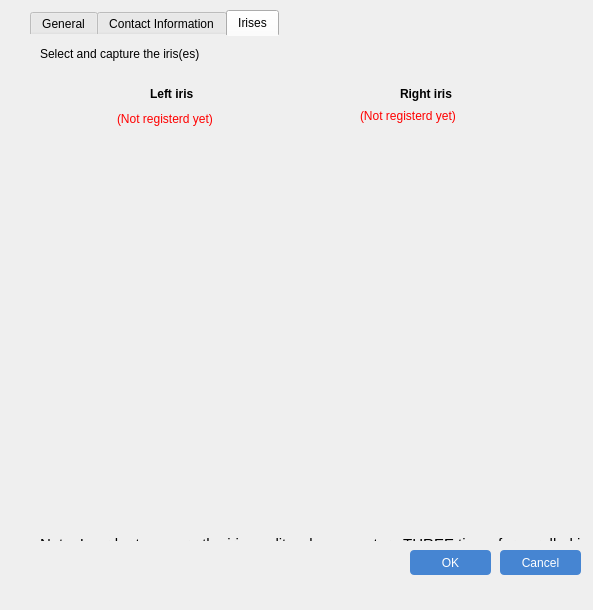
<?xml version="1.0" encoding="UTF-8"?>
<ui version="4.0">
 <class>DialogFormEmployeeClass</class>
 <widget class="QDialog" name="DialogFormEmployeeClass">
  <property name="geometry">
   <rect>
    <x>0</x>
    <y>0</y>
    <width>593</width>
    <height>610</height>
   </rect>
  </property>
  <property name="windowTitle">
   <string>DialogFormEmployee</string>
  </property>
  <widget class="QTabWidget" name="tabWidget">
   <property name="geometry">
    <rect>
     <x>30</x>
     <y>10</y>
     <width>551</width>
     <height>531</height>
    </rect>
   </property>
   <property name="styleSheet">
    <string notr="true">QTabWidget::pane { background: transparent; border: none;}
</string>
   </property>
   <property name="currentIndex">
    <number>2</number>
   </property>
   <widget class="QWidget" name="tab">
    <attribute name="icon">
     <iconset>
      <normaloff>../icon/general.png</normaloff>../icon/general.png</iconset>
    </attribute>
    <attribute name="title">
     <string>General</string>
    </attribute>
    <widget class="QWidget" name="formLayoutWidget">
     <property name="geometry">
      <rect>
       <x>10</x>
       <y>0</y>
       <width>521</width>
       <height>351</height>
      </rect>
     </property>
     <layout class="QFormLayout" name="formLayout">
      <item row="0" column="0">
       <layout class="QVBoxLayout" name="verticalLayout"/>
      </item>
      <item row="1" column="0">
       <widget class="QLabel" name="label_9">
        <property name="text">
         <string>ID (*)</string>
        </property>
       </widget>
      </item>
      <item row="1" column="1">
       <widget class="QLineEdit" name="id">
        <property name="styleSheet">
         <string notr="true">height: 25px;</string>
        </property>
       </widget>
      </item>
      <item row="2" column="0">
       <widget class="QLabel" name="label_8">
        <property name="text">
         <string>First name (*)</string>
        </property>
       </widget>
      </item>
      <item row="2" column="1">
       <widget class="QLineEdit" name="first_name">
        <property name="styleSheet">
         <string notr="true">height: 25px;</string>
        </property>
       </widget>
      </item>
      <item row="3" column="0">
       <widget class="QLabel" name="label_7">
        <property name="text">
         <string>Last name (*)</string>
        </property>
       </widget>
      </item>
      <item row="3" column="1">
       <widget class="QLineEdit" name="last_name">
        <property name="styleSheet">
         <string notr="true">height: 25px;</string>
        </property>
       </widget>
      </item>
      <item row="4" column="0">
       <widget class="QCheckBox" name="is_allow_password">
        <property name="text">
         <string>Allow to use password</string>
        </property>
       </widget>
      </item>
      <item row="5" column="0">
       <widget class="QLabel" name="label_5">
        <property name="text">
         <string>Password</string>
        </property>
       </widget>
      </item>
      <item row="5" column="1">
       <widget class="QLineEdit" name="password">
        <property name="styleSheet">
         <string notr="true">height: 25px;</string>
        </property>
       </widget>
      </item>
      <item row="6" column="0">
       <widget class="QLabel" name="label_3">
        <property name="text">
         <string>Comfirm password</string>
        </property>
       </widget>
      </item>
      <item row="6" column="1">
       <widget class="QLineEdit" name="confirm_password">
        <property name="styleSheet">
         <string notr="true">height: 25px;</string>
        </property>
       </widget>
      </item>
      <item row="7" column="0">
       <widget class="QLabel" name="label_2">
        <property name="text">
         <string>Department</string>
        </property>
       </widget>
      </item>
      <item row="7" column="1">
       <widget class="QComboBox" name="department"/>
      </item>
      <item row="8" column="0">
       <widget class="QLabel" name="label_4">
        <property name="text">
         <string>Date of birth</string>
        </property>
       </widget>
      </item>
      <item row="8" column="1">
       <widget class="QDateEdit" name="date_of_birth"/>
      </item>
      <item row="9" column="0">
       <widget class="QLabel" name="label">
        <property name="text">
         <string>Start Working Date</string>
        </property>
       </widget>
      </item>
      <item row="9" column="1">
       <widget class="QDateEdit" name="start_date_of_work"/>
      </item>
      <item row="10" column="0">
       <widget class="QCheckBox" name="is_enabled">
        <property name="text">
         <string>Employee is disabled</string>
        </property>
       </widget>
      </item>
     </layout>
    </widget>
    <widget class="QLabel" name="label_13">
     <property name="geometry">
      <rect>
       <x>10</x>
       <y>350</y>
       <width>55</width>
       <height>16</height>
      </rect>
     </property>
     <property name="text">
      <string>Photo</string>
     </property>
    </widget>
    <widget class="QGraphicsView" name="avatar">
     <property name="geometry">
      <rect>
       <x>30</x>
       <y>370</y>
       <width>121</width>
       <height>111</height>
      </rect>
     </property>
    </widget>
    <widget class="QPushButton" name="select_avatar">
     <property name="geometry">
      <rect>
       <x>160</x>
       <y>370</y>
       <width>80</width>
       <height>25</height>
      </rect>
     </property>
     <property name="styleSheet">
      <string notr="true">QPushButton {
	text-align: center;
	color: #fff;
	background-color: rgba(70, 133, 210, 1);
	border-radius: 4px;
}

QPushButton:hover {
	background-color: rgba(70, 133, 210, 0.7);
}</string>
     </property>
     <property name="text">
      <string>Browse ...</string>
     </property>
    </widget>
    <widget class="QPushButton" name="delete_avatar">
     <property name="geometry">
      <rect>
       <x>160</x>
       <y>400</y>
       <width>80</width>
       <height>25</height>
      </rect>
     </property>
     <property name="styleSheet">
      <string notr="true">QPushButton {
	text-align: center;
	color: #fff;
	background-color: rgba(70, 133, 210, 1);
	border-radius: 4px;
}

QPushButton:hover {
	background-color: rgba(70, 133, 210, 0.7);
}</string>
     </property>
     <property name="text">
      <string>Clear photo</string>
     </property>
    </widget>
   </widget>
   <widget class="QWidget" name="tab_2">
    <attribute name="icon">
     <iconset>
      <normaloff>../icon/contact.png</normaloff>../icon/contact.png</iconset>
    </attribute>
    <attribute name="title">
     <string>Contact Information</string>
    </attribute>
    <widget class="QWidget" name="formLayoutWidget_2">
     <property name="geometry">
      <rect>
       <x>10</x>
       <y>0</y>
       <width>521</width>
       <height>231</height>
      </rect>
     </property>
     <layout class="QFormLayout" name="formLayout_2">
      <item row="0" column="0">
       <layout class="QVBoxLayout" name="verticalLayout_2"/>
      </item>
      <item row="1" column="0">
       <widget class="QLabel" name="label_10">
        <property name="text">
         <string>Email</string>
        </property>
       </widget>
      </item>
      <item row="1" column="1">
       <widget class="QLineEdit" name="email">
        <property name="styleSheet">
         <string notr="true">height: 25px;</string>
        </property>
       </widget>
      </item>
      <item row="2" column="0">
       <widget class="QLabel" name="label_11">
        <property name="text">
         <string>Phone</string>
        </property>
       </widget>
      </item>
      <item row="2" column="1">
       <widget class="QLineEdit" name="phone_number">
        <property name="styleSheet">
         <string notr="true">height: 25px;</string>
        </property>
       </widget>
      </item>
      <item row="3" column="0">
       <widget class="QLabel" name="label_12">
        <property name="text">
         <string>Cell phone</string>
        </property>
       </widget>
      </item>
      <item row="3" column="1">
       <widget class="QLineEdit" name="cell_phone">
        <property name="styleSheet">
         <string notr="true">height: 25px;</string>
        </property>
       </widget>
      </item>
      <item row="4" column="0">
       <widget class="QLabel" name="label_6">
        <property name="text">
         <string>Address</string>
        </property>
       </widget>
      </item>
      <item row="4" column="1">
       <widget class="QTextEdit" name="address"/>
      </item>
     </layout>
    </widget>
   </widget>
   <widget class="QWidget" name="tab_3">
    <attribute name="icon">
     <iconset>
      <normaloff>../icon/eye.png</normaloff>../icon/eye.png</iconset>
    </attribute>
    <attribute name="title">
     <string>Irises</string>
    </attribute>
    <widget class="QLabel" name="label_14">
     <property name="geometry">
      <rect>
       <x>10</x>
       <y>10</y>
       <width>191</width>
       <height>16</height>
      </rect>
     </property>
     <property name="text">
      <string>Select and capture the iris(es)</string>
     </property>
    </widget>
    <widget class="QLabel" name="label_19">
     <property name="geometry">
      <rect>
       <x>10</x>
       <y>500</y>
       <width>631</width>
       <height>16</height>
      </rect>
     </property>
     <property name="styleSheet">
      <string notr="true">font: 15px</string>
     </property>
     <property name="text">
      <string>Note: In order to ensure the iris quality, please capture THREE times for enrolled irises</string>
     </property>
    </widget>
    <widget class="QLabel" name="label_left">
     <property name="geometry">
      <rect>
       <x>87</x>
       <y>73</y>
       <width>161</width>
       <height>20</height>
      </rect>
     </property>
     <property name="styleSheet">
      <string notr="true">color: red;</string>
     </property>
     <property name="text">
      <string>(Not registerd yet)</string>
     </property>
    </widget>
    <widget class="QLabel" name="label_22">
     <property name="geometry">
      <rect>
       <x>120</x>
       <y>50</y>
       <width>71</width>
       <height>16</height>
      </rect>
     </property>
     <property name="styleSheet">
      <string notr="true">font-weight: bold;</string>
     </property>
     <property name="text">
      <string>Left iris</string>
     </property>
    </widget>
    <widget class="QLabel" name="label_right">
     <property name="geometry">
      <rect>
       <x>330</x>
       <y>70</y>
       <width>171</width>
       <height>20</height>
      </rect>
     </property>
     <property name="styleSheet">
      <string notr="true">color: red;</string>
     </property>
     <property name="text">
      <string>(Not registerd yet)</string>
     </property>
    </widget>
    <widget class="QLabel" name="label_24">
     <property name="geometry">
      <rect>
       <x>370</x>
       <y>50</y>
       <width>71</width>
       <height>16</height>
      </rect>
     </property>
     <property name="styleSheet">
      <string notr="true">font-weight: bold;</string>
     </property>
     <property name="text">
      <string>Right iris</string>
     </property>
    </widget>
    <widget class="QLabel" name="iri_left">
     <property name="geometry">
      <rect>
       <x>30</x>
       <y>100</y>
       <width>231</width>
       <height>171</height>
      </rect>
     </property>
     <property name="text">
      <string/>
     </property>
     <property name="pixmap">
      <pixmap>../icon/no-device.jpg</pixmap>
     </property>
    </widget>
    <widget class="QLabel" name="iri_right">
     <property name="geometry">
      <rect>
       <x>280</x>
       <y>100</y>
       <width>231</width>
       <height>171</height>
      </rect>
     </property>
     <property name="text">
      <string/>
     </property>
     <property name="pixmap">
      <pixmap>../icon/no-device.jpg</pixmap>
     </property>
    </widget>
   </widget>
  </widget>
  <widget class="QPushButton" name="submit">
   <property name="geometry">
    <rect>
     <x>410</x>
     <y>550</y>
     <width>81</width>
     <height>25</height>
    </rect>
   </property>
   <property name="styleSheet">
    <string notr="true">QPushButton {
	text-align: center;
	color: #fff;
	background-color: rgba(70, 133, 210, 1);
	border-radius: 4px;
}

QPushButton:hover {
	background-color: rgba(70, 133, 210, 0.7);
}</string>
   </property>
   <property name="text">
    <string>OK</string>
   </property>
   <property name="icon">
    <iconset>
     <normaloff>../icon/check.png</normaloff>../icon/check.png</iconset>
   </property>
   <property name="iconSize">
    <size>
     <width>14</width>
     <height>14</height>
    </size>
   </property>
  </widget>
  <widget class="QPushButton" name="cancelButton">
   <property name="geometry">
    <rect>
     <x>500</x>
     <y>550</y>
     <width>81</width>
     <height>25</height>
    </rect>
   </property>
   <property name="styleSheet">
    <string notr="true">QPushButton {
	text-align: center;
	color: #fff;
	background-color: rgba(70, 133, 210, 1);
	border-radius: 4px;
}

QPushButton:hover {
	background-color: rgba(70, 133, 210, 0.7);
}</string>
   </property>
   <property name="text">
    <string>Cancel</string>
   </property>
   <property name="icon">
    <iconset>
     <normaloff>../icon/close.png</normaloff>../icon/close.png</iconset>
   </property>
   <property name="iconSize">
    <size>
     <width>12</width>
     <height>12</height>
    </size>
   </property>
  </widget>
  <widget class="QWidget" name="verticalLayoutWidget">
   <property name="geometry">
    <rect>
     <x>0</x>
     <y>590</y>
     <width>601</width>
     <height>20</height>
    </rect>
   </property>
   <layout class="QVBoxLayout" name="errorLayout"/>
  </widget>
 </widget>
 <layoutdefault spacing="6" margin="11"/>
 <resources/>
 <connections/>
</ui>
